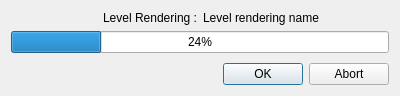
<?xml version="1.0" encoding="UTF-8"?>
<ui version="4.0">
 <class>Rendering</class>
 <widget class="QDialog" name="Rendering">
  <property name="geometry">
   <rect>
    <x>0</x>
    <y>0</y>
    <width>400</width>
    <height>96</height>
   </rect>
  </property>
  <property name="windowTitle">
   <string>Dialog</string>
  </property>
  <layout class="QGridLayout" name="gridLayout">
   <item row="0" column="1">
    <widget class="QLabel" name="label_level_name">
     <property name="text">
      <string>Level rendering name</string>
     </property>
    </widget>
   </item>
   <item row="1" column="0" colspan="2">
    <widget class="QProgressBar" name="progressBar">
     <property name="value">
      <number>24</number>
     </property>
    </widget>
   </item>
   <item row="3" column="0" colspan="2">
    <widget class="QDialogButtonBox" name="buttonBox">
     <property name="orientation">
      <enum>Qt::Horizontal</enum>
     </property>
     <property name="standardButtons">
      <set>QDialogButtonBox::Abort|QDialogButtonBox::Ok</set>
     </property>
    </widget>
   </item>
   <item row="0" column="0">
    <widget class="QLabel" name="label_level">
     <property name="text">
      <string>Level Rendering :</string>
     </property>
     <property name="alignment">
      <set>Qt::AlignRight|Qt::AlignTrailing|Qt::AlignVCenter</set>
     </property>
    </widget>
   </item>
   <item row="2" column="0">
    <spacer name="verticalSpacer">
     <property name="orientation">
      <enum>Qt::Vertical</enum>
     </property>
     <property name="sizeHint" stdset="0">
      <size>
       <width>20</width>
       <height>40</height>
      </size>
     </property>
    </spacer>
   </item>
  </layout>
 </widget>
 <resources/>
 <connections>
  <connection>
   <sender>buttonBox</sender>
   <signal>accepted()</signal>
   <receiver>Rendering</receiver>
   <slot>accept()</slot>
   <hints>
    <hint type="sourcelabel">
     <x>248</x>
     <y>254</y>
    </hint>
    <hint type="destinationlabel">
     <x>157</x>
     <y>274</y>
    </hint>
   </hints>
  </connection>
  <connection>
   <sender>buttonBox</sender>
   <signal>rejected()</signal>
   <receiver>Rendering</receiver>
   <slot>reject()</slot>
   <hints>
    <hint type="sourcelabel">
     <x>316</x>
     <y>260</y>
    </hint>
    <hint type="destinationlabel">
     <x>286</x>
     <y>274</y>
    </hint>
   </hints>
  </connection>
 </connections>
</ui>
